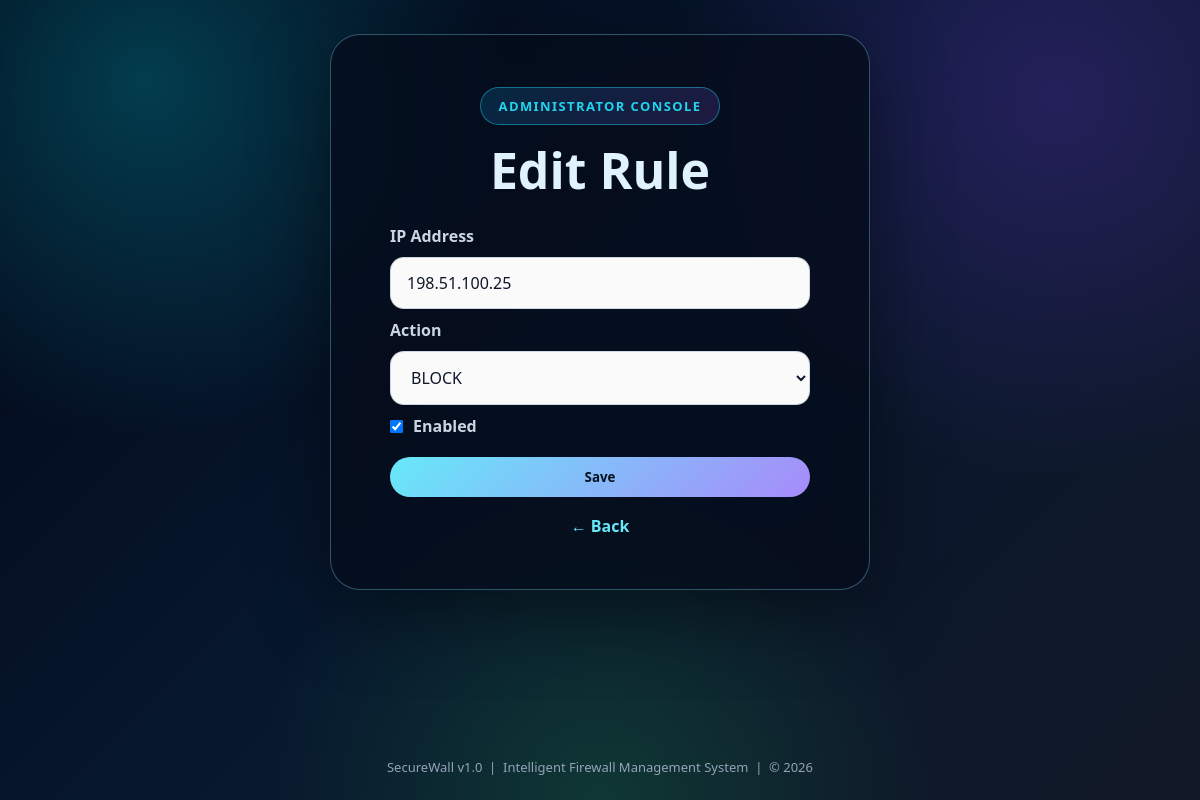
The app's page /admin/rules/edit/8 (signed in) with its own data.
### tables this page shows
CREATE TABLE rules (
            id INTEGER PRIMARY KEY AUTOINCREMENT,
            ip TEXT UNIQUE,
            action TEXT
        , enabled INTEGER DEFAULT 1);

### app.py (the view, shortened to what this page needs)
@app.route("/admin/rules/edit/<int:rule_id>", methods=["GET", "POST"])
@admin_required
def edit_rule(rule_id):
    conn = get_connection()
    c = conn.cursor()
    c.execute("SELECT id, ip, action, enabled FROM rules WHERE id = ?", (rule_id,))
    rule = c.fetchone()
    conn.close()
    if not rule:
        flash("Rule not found.")
        return redirect(url_for("admin_dashboard"))
    return render_template("edit_rule.html", rule=rule)

### app.py (called while the page is built)
def get_connection():
    return sqlite3.connect(DATABASE)

def admin_required(view_function):
    @wraps(view_function)
    def wrapper(*args, **kwargs):
        if not session.get("admin_logged_in"):
            flash("Please login as admin first.")
            return redirect(url_for("admin_login"))
        return view_function(*args, **kwargs)
    return wrapper

### templates/edit_rule.html (shortened to what this page needs)
{% extends "base.html" %}
{% set title = "Edit Rule" %}
{% block content %}
<section class="login-panel">
    <div class="login-badge">Administrator Console</div>
    <h1>Edit Rule</h1>
    <form class="login-form" method="POST">
        <label>IP Address</label>
        <input type="text" name="ip" value="{{ rule[1] }}" required>
        <label>Action</label>
        <select name="action">
            <option value="BLOCK" {% if rule[2] == 'BLOCK' %}selected{% endif %}>BLOCK</option>
        </select>
        <label class="checkbox-line"><input type="checkbox" name="enabled" {% if rule[3] == 1 %}checked{% endif %}> Enabled</label>
        <button type="submit">Save</button>
    </form>
    <a class="text-link" href="{{ url_for('admin_dashboard') }}">← Back</a>
</section>
{% endblock %}

### static/style.css (style rules this page uses)
* { margin: 0; padding: 0; box-sizing: border-box; font-family: "Segoe UI", Arial, sans-serif; }
body { min-height: 100vh; color: #f8fbff; background: radial-gradient(circle at 12% 10%, rgba(0, 242, 254, 0.22), transparent 28%), radial-gradient(circle at 88% 12%, rgba(124, 58, 237, 0.24), transparent 30%), radial-gradient(circle at 50% 100%, rgba(34, 197, 94, 0.18), transparent 34%), linear-gradient(135deg, #020617, #07182e 48%, #111827); }
.hero-panel, .login-panel, .panel { max-width: 1120px; margin: 0 auto; background: rgba(6, 13, 28, 0.82); border: 1px solid rgba(125, 211, 252, 0.35); border-radius: 30px; padding: 52px; box-shadow: 0 22px 80px rgba(0, 0, 0, 0.45); backdrop-filter: blur(16px); }
.hero-panel, .login-panel { text-align: center; }
.login-panel { max-width: 540px; }
.hero-badge, .login-badge { display: inline-block; color: #22d3ee; background: linear-gradient(135deg, rgba(14, 165, 233, 0.18), rgba(168, 85, 247, 0.16)); border: 1px solid rgba(34, 211, 238, 0.45); padding: 9px 18px; border-radius: 999px; font-size: 13px; font-weight: 900; text-transform: uppercase; letter-spacing: 1.4px; margin-bottom: 18px; }
h1 { color: #e0f2fe; font-size: 50px; line-height: 1.08; margin-bottom: 12px; font-weight: 900; }
.card-button, .secondary-button, .danger-button, button { display: inline-block; text-decoration: none; border: 0; color: #06111f; background: linear-gradient(135deg, #67e8f9, #a78bfa); padding: 11px 18px; border-radius: 999px; font-weight: 900; cursor: pointer; transition: 0.2s; min-width: 130px; text-align: center; }
.text-link { display: inline-block; margin-top: 18px; color: #67e8f9; text-decoration: none; font-weight: 900; }
.login-form { display: grid; gap: 10px; max-width: 420px; margin: 28px auto 0; text-align: left; }
.login-form label { font-weight: 800; color: #cbd5e1; }
.login-form input, .form-row input, .form-row select { width: 100%; padding: 14px 16px; border-radius: 14px; border: 1px solid rgba(148, 163, 184, 0.42); background: rgba(255, 255, 255, 0.98); color: #0f172a; outline: none; font-size: 16px; }
.login-form button { margin-top: 10px; width: 100%; }
.login-form select { width: 100%; padding: 14px 16px; border-radius: 14px; border: 1px solid rgba(148, 163, 184, 0.42); background: rgba(255,255,255,0.98); color: #0f172a; font-size: 16px; }
.checkbox-line { display: flex; align-items: center; gap: 10px; }
.checkbox-line input { width: auto; }

### records on screen
rules: ip "198.51.100.25", action "BLOCK", enabled "☑"
